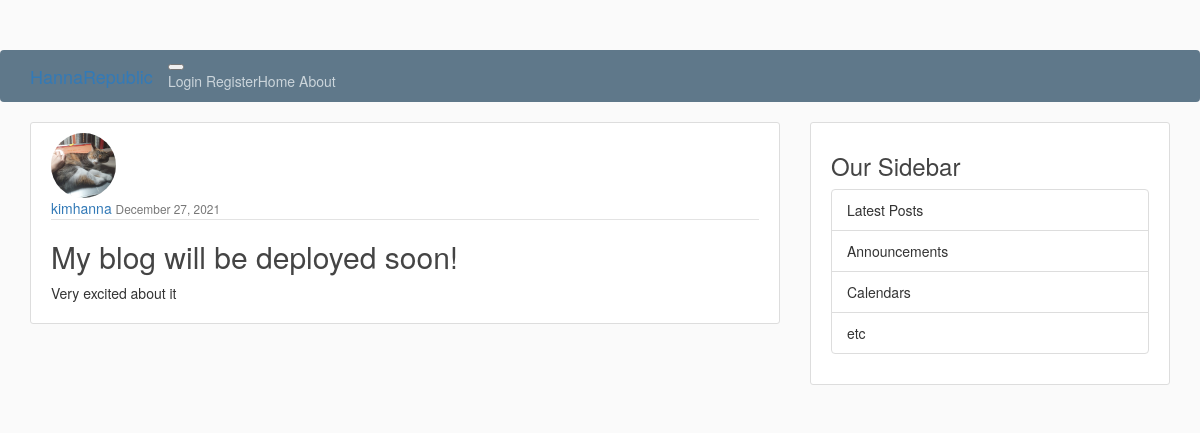
The page /post/30 on the database its author committed.
### blog/models.py (models this page shows, shortened)
class Post(models.Model):
    title = models.CharField(max_length=100)
    content = models.TextField()
    date_posted = models.DateTimeField(default=timezone.now)
    author = models.ForeignKey(User, on_delete=models.CASCADE)

### users/models.py (models this page shows, shortened)
class Profile(models.Model):
    user = models.OneToOneField(User, on_delete=models.CASCADE)
    image = models.ImageField(default='default.jpg', upload_to='profile_pics')

### blog/views.py (the view)
class PostDetailView(DetailView):
    model = Post

### blog/templates/blog/post_detail.html (shortened to what this page needs)
{% extends "blog/base.html" %}
{% block content %}
<article class="media content-section">
        <img class ="img-circle article-img" src="{{ object.author.profile.image.url }}" width="150" height="150">
        <div class="media-body">
         <div class="article-metadata">
            <a class="mr-2" href="{% url 'user-posts' object.author.username %}">{{ object.author }}</a>
        <small class="text-muted">{{ object.date_posted|date:"F d, Y" }}</small>
         </div>
        <h2 class="article-title">{{ object.title }}</h2>
        <p class="article-content">{{ object.content }}</p>
        </div>
</article>
{% endblock content %}

### blog/templates/blog/static/blog/main.css (style rules this page uses)
body { background: #fafafa; color: #333333; margin-top: 5rem; }
h1, h2, h3, h4, h5, h6 { color: #444444; }
.content-section { background: #ffffff; padding: 10px 20px; border: 1px solid #dddddd; border-radius: 3px; margin-bottom: 20px; }
.article-title { color: #444444; }
.article-content { white-space: pre-line; }
.article-img { height: 65px; width: 65px; margin-right: 16px; }
.article-metadata { padding-bottom: 1px; margin-bottom: 4px; border-bottom: 1px solid #e3e3e3 }

### rows shown on the page
Post: author.profile.image (picture), author "kimhanna", date_posted "December 27, 2021", title "My blog will be deployed soon!", content "Very excited about it"
